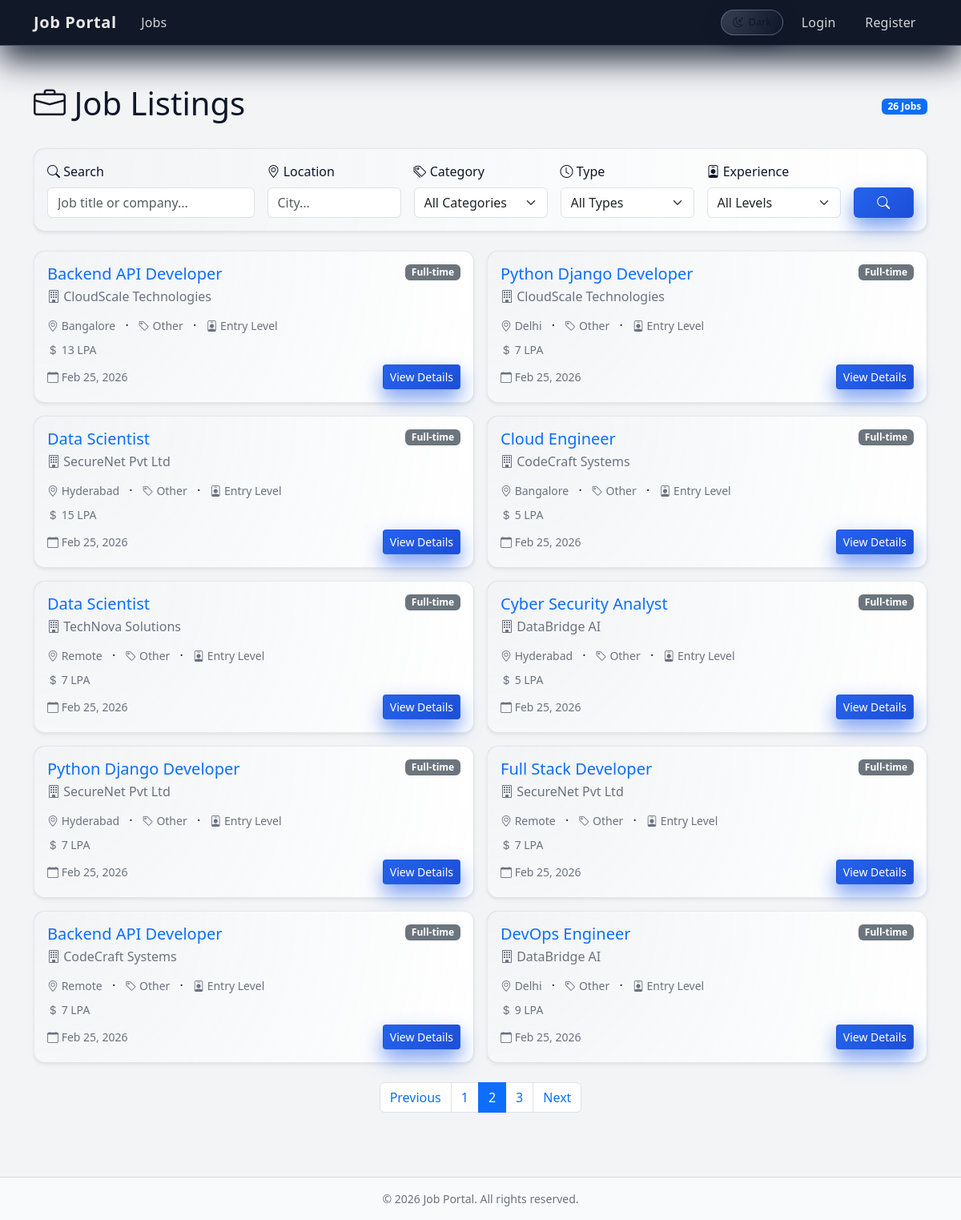
Screenshot of /?page=2 with the database file from the repository.
### jobs/models.py (models this page shows, shortened)
class Job(models.Model):
    title = models.CharField(max_length=200)
    company_name = models.CharField(max_length=200)
    location = models.CharField(max_length=200)
    salary = models.CharField(max_length=100)
    description = models.TextField()
    category = models.CharField(max_length=50, choices=JobCategory.choices, default=JobCategory.OTHER)
    job_type = models.CharField(max_length=20, choices=JobType.choices, default=JobType.FULL_TIME)
    experience_level = models.CharField(max_length=20, choices=ExperienceLevel.choices, default=ExperienceLevel.ENTRY)
    requirements = models.TextField(blank=True, help_text="Job requirements and qualifications")
    posted_by = models.ForeignKey(User, on_delete=models.CASCADE, related_name='posted_jobs')
    created_at = models.DateTimeField(auto_now_add=True)
    is_active = models.BooleanField(default=True)
    class Meta:
        ordering = ['-created_at']

### jobs/views.py (the view)
# urls.py: path('', views.job_list, name='job_list'),
def job_list(request):
    jobs = Job.objects.filter(is_active=True)
    query = request.GET.get('q', '').strip()
    if query:
        jobs = jobs.filter(Q(title__icontains=query) | Q(company_name__icontains=query))
    location = request.GET.get('location', '').strip()
    if location:
        jobs = jobs.filter(location__icontains=location)
    category = request.GET.get('category', '').strip()
    if category:
        jobs = jobs.filter(category=category)
    job_type = request.GET.get('job_type', '').strip()
    if job_type:
        jobs = jobs.filter(job_type=job_type)
    experience = request.GET.get('experience', '').strip()
    if experience:
        jobs = jobs.filter(experience_level=experience)
    paginator = Paginator(jobs, 10)
    page_number = request.GET.get('page')
    page_obj = paginator.get_page(page_number)
    return render(request, 'jobs/job_list.html', {
        'page_obj': page_obj,
        'query': query,
        'location': location,
        'category': category,
        'job_type': job_type,
        'experience': experience,
    })

### accounts/context_processors.py (called while the page is built)
def user_role(request):
    if not request.user.is_authenticated:
        return {'user_role': None}
    try:
        return {'user_role': request.user.profile.role}
    except Profile.DoesNotExist:
        return {'user_role': None}

### templates/jobs/job_list.html (shortened to what this page needs)
{% extends 'base.html' %}
{% block content %}
<div class="d-flex justify-content-between align-items-center mb-4">
    <h1><i class="bi bi-briefcase"></i> Job Listings</h1>
    <span class="badge bg-primary">{{ page_obj.paginator.count }} Jobs</span>
</div>
<div class="card shadow-sm mb-4">
    <div class="card-body">
        <form method="get" class="row g-3">
            <div class="col-md-3">
                <label for="q" class="form-label"><i class="bi bi-search"></i> Search</label>
                <input type="text" class="form-control" id="q" name="q" value="{{ query }}" placeholder="Job title or company...">
            </div>
            <div class="col-md-2">
                <label for="location" class="form-label"><i class="bi bi-geo-alt"></i> Location</label>
                <input type="text" class="form-control" id="location" name="location" value="{{ location }}" placeholder="City...">
            </div>
            <div class="col-md-2">
                <label for="category" class="form-label"><i class="bi bi-tags"></i> Category</label>
                <select class="form-select" id="category" name="category">
                    <option value="">All Categories</option>
                </select>
            </div>
            <div class="col-md-2">
                <label for="job_type" class="form-label"><i class="bi bi-clock"></i> Type</label>
                <select class="form-select" id="job_type" name="job_type">
                    <option value="">All Types</option>
                </select>
            </div>
            <div class="col-md-2">
                <label for="experience" class="form-label"><i class="bi bi-person-badge"></i> Experience</label>
                <select class="form-select" id="experience" name="experience">
                    <option value="">All Levels</option>
                </select>
            </div>
            <div class="col-md-1 d-flex align-items-end">
                <button type="submit" class="btn btn-primary w-100"><i class="bi bi-search"></i></button>
            </div>
        </form>
    </div>
</div>
<div class="row g-3">
    {% for job in page_obj %}
        <div class="col-md-6">
            <div class="card shadow-sm h-100">
                <div class="card-body">
                    <div class="d-flex justify-content-between align-items-start mb-2">
                        <div>
                            <h5 class="card-title mb-1"><a href="{% url 'jobs:job_detail' job.pk %}" class="text-decoration-none">{{ job.title }}</a></h5>
                            <p class="text-muted mb-1"><i class="bi bi-building"></i> {{ job.company_name }}</p>
                        </div>
                        <span class="badge bg-secondary">{{ job.job_type }}</span>
                    </div>
                    <div class="mb-2">
                        <small class="text-muted"><i class="bi bi-geo-alt"></i> {{ job.location }}</small>
                        <span class="mx-2">·</span>
                        <small class="text-muted"><i class="bi bi-tag"></i> {{ job.get_category_display }}</small>
                        <span class="mx-2">·</span>
                        <small class="text-muted"><i class="bi bi-person-badge"></i> {{ job.get_experience_level_display }}</small>
                    </div>
                    <p class="card-text small text-muted mb-2"><i class="bi bi-currency-dollar"></i> {{ job.salary }}</p>
                    <div class="d-flex justify-content-between align-items-center">
                        <small class="text-muted"><i class="bi bi-calendar"></i> {{ job.created_at|date:"M d, Y" }}</small>
                        <a href="{% url 'jobs:job_detail' job.pk %}" class="btn btn-sm btn-primary">View Details</a>
                    </div>
                </div>
            </div>
        </div>
    {% empty %}
        <div class="col-12">
            <div class="alert alert-info text-center">
                <i class="bi bi-info-circle"></i> No jobs found. Try adjusting your filters.
            </div>
        </div>
    {% endfor %}
</div>
{% if page_obj.has_other_pages %}
<nav class="mt-4" aria-label="Job pagination">
    <ul class="pagination justify-content-center">
        {% if page_obj.has_previous %}
            <li class="page-item"><a class="page-link" href="?page={{ page_obj.previous_page_number }}">Previous</a></li>
        {% endif %}
        {% for num in page_obj.paginator.page_range %}
            {% if page_obj.number == num %}
                <li class="page-item active"><span class="page-link">{{ num }}</span></li>
            {% elif num > page_obj.number|add:'-3' and num < page_obj.number|add:'3' %}
                <li class="page-item"><a class="page-link" href="?page={{ num }}">{{ num }}</a></li>
            {% endif %}
        {% endfor %}
        {% if page_obj.has_next %}
            <li class="page-item"><a class="page-link" href="?page={{ page_obj.next_page_number }}">Next</a></li>
        {% endif %}
    </ul>
</nav>
{% endif %}
{% endblock %}

### static/css/style.css (style rules this page uses)
:root { --navbar-bg: #020617; --accent: #2563eb; --bg-page: #020617; --bg-surface: #020617; --bg-elevated: #020617; --bg-elevated-soft: rgba(15, 23, 42, 0.9); --text-primary: #e5e7eb; --text-muted: #9ca3af; --border-subtle: rgba(148, 163, 184, 0.35); --shadow-soft: 0 18px 45px rgba(15, 23, 42, 0.9); --shadow-soft-hover: 0 22px 65px rgba(15, 23, 42, 1); --pill-bg: rgba(37, 99, 235, 0.16); --chip-bg: rgba(15, 23, 42, 0.9); --chip-text: #e5e7eb; --footer-bg: rgba(15, 23, 42, 0.98); }
[data-theme="light"] { --navbar-bg: #111827; --bg-page: #f3f4f6; --bg-surface: #f9fafb; --bg-elevated: #ffffff; --bg-elevated-soft: #ffffff; --text-primary: #0f172a; --text-muted: #6b7280; --border-subtle: rgba(148, 163, 184, 0.22); --shadow-soft: 0 10px 30px rgba(15, 23, 42, 0.12); --shadow-soft-hover: 0 18px 45px rgba(15, 23, 42, 0.18); --pill-bg: rgba(37, 99, 235, 0.08); --chip-bg: #eef2ff; --chip-text: #3730a3; --footer-bg: #f9fafb; }
body { min-height: 100vh; display: flex; flex-direction: column; background-color: var(--bg-page); color: var(--text-primary); -webkit-font-smoothing: antialiased; text-rendering: optimizeLegibility; transition: background-color 220ms ease, color 220ms ease; }
h1, h2, h3, h4, h5, h6, .card-title, .card-text, label, p, span, li { color: var(--text-primary); }
.text-muted, .text-body-secondary { color: var(--text-muted) !important; }
.btn-primary { background: linear-gradient(135deg, var(--accent), #1d4ed8); border-color: transparent; box-shadow: 0 12px 25px rgba(37, 99, 235, 0.6); transition: transform 130ms ease, box-shadow 130ms ease, filter 130ms ease; }
.card { border-radius: 0.85rem; border: 1px solid var(--border-subtle); background: radial-gradient(circle at top left, rgba(148, 163, 184, 0.12), transparent), var(--bg-elevated-soft); box-shadow: var(--shadow-soft); transition: transform 150ms ease, box-shadow 170ms ease, border-color 170ms ease, background-color 170ms ease; }
a, button, .card, .form-control, .form-select { transition: background-color 150ms ease, color 150ms ease, border-color 150ms ease, box-shadow 150ms ease, transform 150ms ease; }

### rows the page displays
Job: title "Backend API Developer", company_name "CloudScale Technologies", job_type "Full-time", location "Bangalore", category "Other", experience_level "Entry Level", salary "13 LPA", created_at "Feb 25, 2026"
Job: title "Python Django Developer", company_name "CloudScale Technologies", job_type "Full-time", location "Delhi", category "Other", experience_level "Entry Level", salary "7 LPA", created_at "Feb 25, 2026"
Job: title "Data Scientist", company_name "SecureNet Pvt Ltd", job_type "Full-time", location "Hyderabad", category "Other", experience_level "Entry Level", salary "15 LPA", created_at "Feb 25, 2026"
Job: title "Cloud Engineer", company_name "CodeCraft Systems", job_type "Full-time", location "Bangalore", category "Other", experience_level "Entry Level", salary "5 LPA", created_at "Feb 25, 2026"
Job: title "Data Scientist", company_name "TechNova Solutions", job_type "Full-time", location "Remote", category "Other", experience_level "Entry Level", salary "7 LPA", created_at "Feb 25, 2026"
Job: title "Cyber Security Analyst", company_name "DataBridge AI", job_type "Full-time", location "Hyderabad", category "Other", experience_level "Entry Level", salary "5 LPA", created_at "Feb 25, 2026"
Job: title "Python Django Developer", company_name "SecureNet Pvt Ltd", job_type "Full-time", location "Hyderabad", category "Other", experience_level "Entry Level", salary "7 LPA", created_at "Feb 25, 2026"
Job: title "Full Stack Developer", company_name "SecureNet Pvt Ltd", job_type "Full-time", location "Remote", category "Other", experience_level "Entry Level", salary "7 LPA", created_at "Feb 25, 2026"
Job: title "Backend API Developer", company_name "CodeCraft Systems", job_type "Full-time", location "Remote", category "Other", experience_level "Entry Level", salary "7 LPA", created_at "Feb 25, 2026"
Job: title "DevOps Engineer", company_name "DataBridge AI", job_type "Full-time", location "Delhi", category "Other", experience_level "Entry Level", salary "9 LPA", created_at "Feb 25, 2026"

### other values shown
{{ page_obj.paginator.count }} "26"
{{ num }} "1" "3"
{{ num }} "2"
